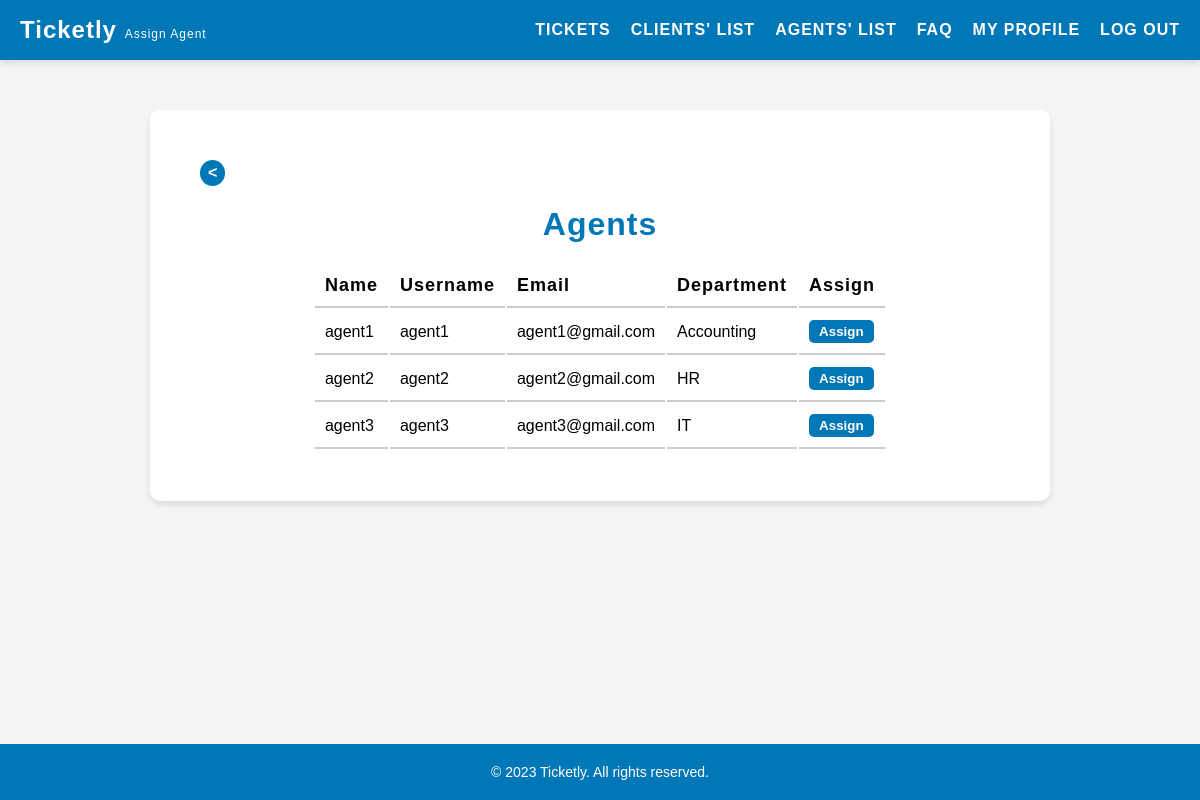
Screenshot of /actions/action_assignTicket.php (signed in) with the database file from the repository.
### tables this page shows
CREATE TABLE users (
    id INTEGER PRIMARY KEY AUTOINCREMENT,
    username VARCHAR(255) NOT NULL UNIQUE,
    password VARCHAR(255) NOT NULL,
    email VARCHAR(255) NOT NULL UNIQUE,
    name VARCHAR(255) NOT NULL,
    role VARCHAR(10) NOT NULL DEFAULT 'client' CHECK (role IN ('client', 'agent', 'admin')),
    department_id INTEGER,
    FOREIGN KEY(department_id) REFERENCES departments(id)
);

CREATE TABLE departments (
    id INTEGER PRIMARY KEY AUTOINCREMENT,
    name VARCHAR(255) NOT NULL UNIQUE
);

### actions/action_assignTicket.php (called while the page is built, shortened)
<?php
    require_once '../templates/assignTicket.tpl.php';
    $session = new Session();
    drawAssignTicket($session);
?>

### database/user.class.php (called while the page is built, shortened)
<?php
    class User {
        public function __construct(?int $id, string $username, string $password, string $email, string $name, string $role, int $departmentId = 1) {
            $this->username = $username;
            $this->email = $email;
            $this->name = $name;
            $this->departmentId = $departmentId;
        }
    }
    function getAgents(PDO $db): array {
        $stmt = $db->prepare('SELECT * FROM users WHERE role = ?');
        $stmt->execute(['agent']);
        $agents = [];
        while ($row = $stmt->fetch(PDO::FETCH_ASSOC)) {
            $agents[] = new User(
                (int) $row['id'],
                $row['username'],
                $row['password'],
                $row['email'],
                $row['name'],
                $row['role'],
                (int) $row['department_id']
            );
        }
        return $agents;
    }
?>

### database/departments.class.php (called while the page is built, shortened)
<?php
    function getDepartmentsNameById(PDO $db, int $id): string {
        $stmt = $db->prepare('SELECT name FROM departments WHERE id = :id');
        $stmt->bindValue(':id', $id, PDO::PARAM_INT);
        $stmt->execute();
        $row = $stmt->fetch(PDO::FETCH_ASSOC);
        if ($row) {
            return $row['name'];
        }
        return '';
    }
?>

### templates/assignTicket.tpl.php (the view, shortened to what this page needs)
<?php function drawAssignTicket(Session $session) {
    ?>
    <!DOCTYPE html>
    <html lang="en">
    <head>
        <link rel="stylesheet" href="../style/listClients.css">
    </head>
    <body>
        <?php include '../templates/header.tpl.php';?>
        <main>
            <a href="../pages/tickets.php" class="back-button"><</a>
            <h2>Agents</h2>
            <section id="agents">
                <table>
                    <tr>
                        <th>Name</th>
                        <th>Username</th>
                        <th>Email</th>
                        <th>Department</th>
                        <th>Assign</th>
                    </tr>
                    <?php
                        require_once '../database/connection.db.php';
                        require_once '../database/user.class.php';
                        require_once '../database/departments.class.php';
                        $db = getDatabaseConnection();
                        $agents = getAgents($db);
                        foreach ($agents as $agent) { ?>
                        <tr>
                            <td><?php echo $agent->name ?></td>
                            <td><?php echo $agent->username ?></td>
                            <td><?php echo $agent->email ?></td>
                            <td><?php echo getDepartmentsNameById($db, $agent->departmentId) ?></td>
                            <td>
                                <form method="POST" action="../actions/action_assignTicket.php" onsubmit="return confirmAssign();">
                                    <button type="submit" name="assign_ticket">Assign</button>
                                </form>
                            </td>
                        </tr>
                    <?php } ?>
                </table>
            </section>
        </main>
        <?php include '../templates/footer.tpl.php';?>
    </body>
    </html>
<?php } ?>

### style/listClients.css (style rules this page uses)
main { background-color: #fff; padding: 50px; border-radius: 10px; box-shadow: 0 4px 6px rgba(0, 0, 0, 0.1); margin: 50px auto; max-width: 900px; display: flex; flex-direction: column; align-items: center; margin-bottom: 100px; }
main h2 { text-align: center; font-size: 32px; margin-bottom: 20px; font-weight: 600; letter-spacing: 1px; color: #0077b6; }
.back-button { background-color: #0077b6; color: #fff; padding: 4px 8px; border: none; border-radius: 50%; cursor: pointer; transition: all 0.3s ease; align-self: center; margin-bottom: 20px; text-decoration: none; font-weight: bold; margin-left: 0; align-self: flex-start; }
table tr th { font-size: 18px; font-weight: 600; letter-spacing: 1px; text-align: left; padding: 10px; border-bottom: 2px solid #ccc; }
table tr td { padding: 10px; border-bottom: 2px solid #ccc; }
button { display: inline-block; margin-left: auto; padding: 4px 10px; background-color: #0077b6; color: #fff; border-radius: 5px; text-decoration: none; font-weight: bold; border: none; cursor: pointer; }

### style/header.css (style rules this page uses)
* { box-sizing: border-box; margin: 0; padding: 0; }
body { font-family: Arial, sans-serif; background-color: #f5f5f5; }

### rows the page displays
users: name "agent1", username "agent1", email "agent1@gmail.com", department.name "Accounting"
users: name "agent2", username "agent2", email "agent2@gmail.com", department.name "HR"
users: name "agent3", username "agent3", email "agent3@gmail.com", department.name "IT"
